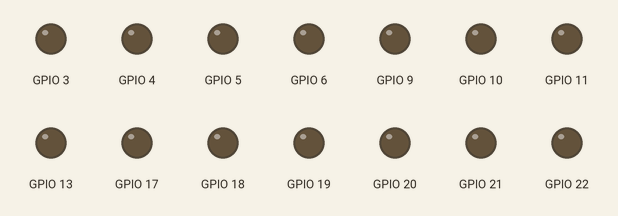
The program below on a simulated Raspberry Pi (BCM pin numbers). Shown: output pins drawn as LEDs (lit = HIGH). What the program prints to the terminal is not drawn. At 12.0 s the program stops and its outputs stay as they are.

Above: at 0.1 s.
At 7.1 s:
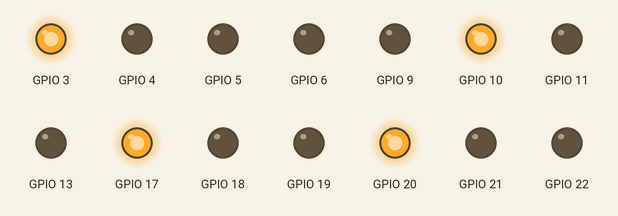
At 10.1 s:
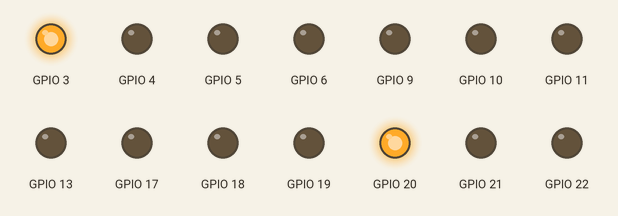
Timing chart, 0 to 13.5 s (numbered marks = the images above):
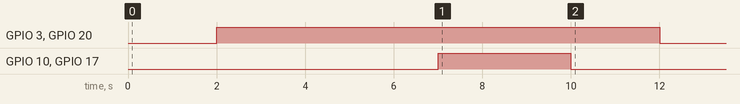

Measured:
- by itself, GPIO 3, GPIO 20: LOW → HIGH at 2.0 s, → LOW 10.0 s later
- by itself, GPIO 10, GPIO 17: LOW → HIGH at 7.0 s, → LOW 3.0 s later

The program:

dd.py
```python
#motor with mixer
import RPi . GPIO as GPIO
from time import sleep
from socket import *

#motor state
STOP = 0
FORWARD = 1
BACKWORD = 2

#set motor channel
M1_CH1 = 10
M1_CH2 = 11
M2_CH1 = 12
M2_CH2 = 13
M3_CH1 = 15
M3_CH2 = 14

#set PIN inout
OUTPUT = 1
INPUT = 0
HIGH = 1
LOW = 0

#motor driver1
M1_ENA = 26
M1_ENB = 11
M1_IN1 = 19
M1_IN2 = 13
M1_IN3 = 6
M1_IN4 = 5

# motor driver2
M2_ENA = 9
M2_ENB = 10
M2_IN1 = 22
M2_IN2 = 27
M2_IN3 = 17
M2_IN4 = 4

# motor driver3
M3_ENA = 18
M3_ENB = 3
M3_IN1 = 23 #mixer
M3_IN2 = 24 #drop down motor
M3_IN3 = 20
M3_IN4 = 21

#function for PIN configuration
def setPinConfig (EN, INA, INB) :
    GPIO.setup (EN, GPIO.OUT)
    GPIO.setup (INA, GPIO.OUT)
    GPIO.setup (INB, GPIO.OUT)
    pwm = GPIO.PWM (EN, 1)
    pwm.start (0)
    return pwm

#funtion for motor control
def setMotorContorl (pwm, INA, INB, speed, stat) :
    pwm.ChangeDutyCycle(speed)

    if stat == FORWARD :
        GPIO.output ( INA , HIGH )
        GPIO.output ( INB , LOW )

    elif stat == BACKWORD :
        GPIO.output ( INA , LOW )
        GPIO.output ( INB , HIGH )

    elif stat == STOP :
        GPIO.output ( INA , LOW )
        GPIO.output ( INB , LOW )

#rapping for use motor control function
def setMotor (ch, speed, stat) :
    if ch == M1_CH1 :
        setMotorContorl(M1_pwmA, M1_IN1, M1_IN2, speed, stat)
    elif ch == M1_CH2 :
        setMotorContorl(M1_pwmB, M1_IN3, M3_IN4, speed, stat)
    elif ch == M2_CH1 :
        setMotorContorl(M2_pwmA, M2_IN1, M2_IN2, speed, stat)
    elif ch == M2_CH2 :
        setMotorContorl(M2_pwmB, M2_IN3, M2_IN4, speed, stat)
    elif ch == M3_CH1 :
        setMotorContorl(M3_pwmA, M3_IN1, M3_IN2, speed, stat)
    elif ch == M3_CH2 :
        setMotorContorl(M3_pwmB, M3_IN3, M3_IN4, speed, stat)

#setting GPIO mode
GPIO.setmode(GPIO.BCM)

#final waterpump
M1_pwmA = setPinConfig(M1_ENA, M1_IN1, M1_IN2)
#null
M1_pwmB = setPinConfig(M1_ENB, M1_IN3, M1_IN4)
#null
M2_pwmA = setPinConfig(M2_ENA, M2_IN1, M2_IN2)
#null
M2_pwmB = setPinConfig(M2_ENB, M2_IN3, M2_IN4)
#dropmotor
M3_pwmA = setPinConfig(M3_ENA, M3_IN1, M3_IN2)
#mixer
M3_pwmB = setPinConfig(M3_ENB, M3_IN3, M3_IN4)

setMotor(M1_CH1, 0, STOP)
setMotor(M1_CH2, 0, STOP)
setMotor(M2_CH1, 0, STOP)
setMotor(M2_CH2, 0, STOP)
setMotor(M3_CH1, 0, STOP)
setMotor(M3_CH2, 0, STOP)


#push up mixer by motor drive
sleep(2)
setMotor(M3_CH2, 100, FORWARD)
sleep(5)

#pull result product by waterpump
setMotor(M2_CH2, 100, FORWARD)
sleep(3)
setMotor(M2_CH2, 0, STOP)

#pull down mixer
sleep(2)
setMotor(M3_CH2, 10, BACKWORD)

#stop all motor
print("all stop")
setMotor(M1_CH1, 80, STOP)
setMotor(M1_CH2, 80, STOP)
setMotor(M2_CH1, 80, STOP)
setMotor(M2_CH2, 80, STOP)
setMotor(M3_CH1, 80, STOP)
setMotor(M3_CH2, 80, STOP)

GPIO.cleanup()
```
